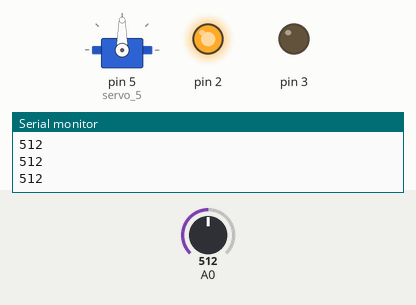
The sketch below on a simulated Arduino Uno, built with avr-gcc and run on an emulated ATmega328P. On the bench: servo, output pins drawn as LEDs (lit = HIGH), the last lines printed to the serial monitor. Inputs (shaded band) come from the test bench; at power-on: A0 = 512.

Above: at 1.2 s.
1.3 s: A0 set to 108
2.8 s: A0 set to 91
At 3.1 s:
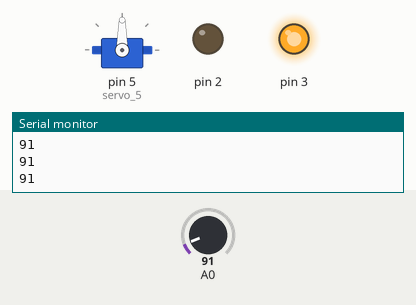
4.3 s: A0 set to 110
At 5.4 s:
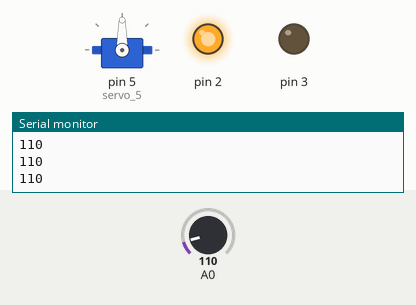
5.8 s: A0 set to 90
At 6.6 s:
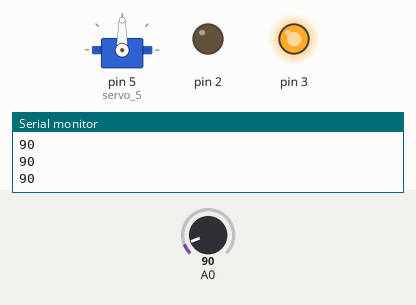
Timing chart, 0 to 8.3 s (numbered marks = the images above; inputs shaded):
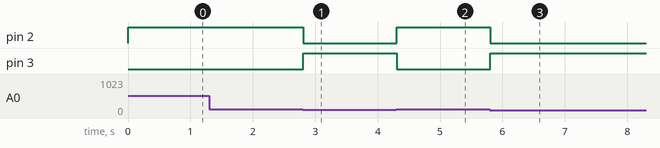

Measured:
- the behaviour switches between 100 and 99 on A0 (found by bisection; images 0 and 1)
- after the input at 2.8 s, pin 2: HIGH → LOW at once; pin 3: LOW → HIGH at once
- after the input at 4.3 s, pin 2: LOW → HIGH at once; pin 3: HIGH → LOW at once
- after the input at 5.8 s, pin 2: HIGH → LOW at once; pin 3: LOW → HIGH at once

The sketch:

motor_carrinho_luzAnalogico.ino
```cpp
// C++ code
//
#include <Servo.h>

Servo servo_5;

void setup()
{
  servo_5.attach(5, 500, 2500);

  pinMode(2, OUTPUT);
  pinMode(3, OUTPUT);
  servo_5.write(90);//pode voltar para 0° (ir pra tras)

  Serial.begin (9600);
}

void loop()
{
   int luz = analogRead (A0);
   Serial.println(luz);

   if (luz < 100){
    digitalWrite(3, HIGH);
    digitalWrite(2, LOW);
   }
    else {
      digitalWrite(3, LOW);
      digitalWrite(2, HIGH);

   }
}
```
